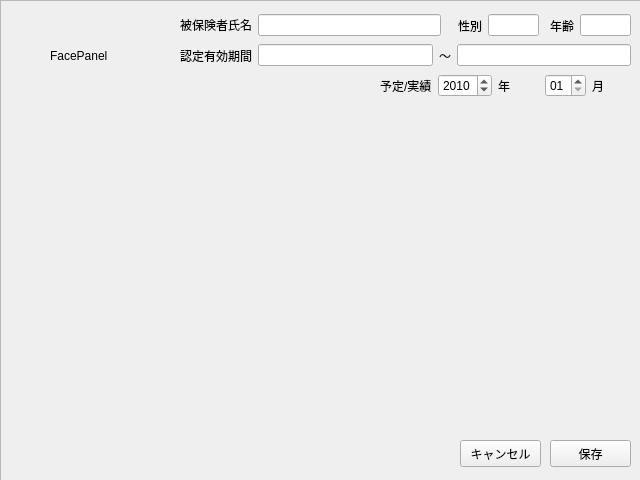
<?xml version="1.0" encoding="UTF-8"?>
<ui version="4.0">
 <class>one_human</class>
 <widget class="QWidget" name="one_human">
  <property name="geometry">
   <rect>
    <x>0</x>
    <y>0</y>
    <width>640</width>
    <height>480</height>
   </rect>
  </property>
  <property name="windowTitle">
   <string>Form</string>
  </property>
  <widget class="QPushButton" name="pushButton">
   <property name="geometry">
    <rect>
     <x>550</x>
     <y>440</y>
     <width>81</width>
     <height>27</height>
    </rect>
   </property>
   <property name="text">
    <string>保存</string>
   </property>
  </widget>
  <widget class="QPushButton" name="pushButton_2">
   <property name="geometry">
    <rect>
     <x>460</x>
     <y>440</y>
     <width>81</width>
     <height>27</height>
    </rect>
   </property>
   <property name="text">
    <string>キャンセル</string>
   </property>
  </widget>
  <widget class="QLabel" name="FacePanel">
   <property name="geometry">
    <rect>
     <x>50</x>
     <y>10</y>
     <width>91</width>
     <height>91</height>
    </rect>
   </property>
   <property name="text">
    <string>FacePanel</string>
   </property>
  </widget>
  <widget class="QWidget" name="horizontalLayoutWidget">
   <property name="geometry">
    <rect>
     <x>458</x>
     <y>10</y>
     <width>81</width>
     <height>31</height>
    </rect>
   </property>
   <layout class="QHBoxLayout" name="horizontalLayout">
    <item>
     <widget class="QLabel" name="gender">
      <property name="text">
       <string>性別</string>
      </property>
      <property name="alignment">
       <set>Qt::AlignRight|Qt::AlignTrailing|Qt::AlignVCenter</set>
      </property>
     </widget>
    </item>
    <item>
     <widget class="QLineEdit" name="gender_edit"/>
    </item>
   </layout>
  </widget>
  <widget class="QWidget" name="horizontalLayoutWidget_2">
   <property name="geometry">
    <rect>
     <x>550</x>
     <y>10</y>
     <width>81</width>
     <height>31</height>
    </rect>
   </property>
   <layout class="QHBoxLayout" name="horizontalLayout_2">
    <item>
     <widget class="QLabel" name="age">
      <property name="text">
       <string>年齢</string>
      </property>
      <property name="alignment">
       <set>Qt::AlignRight|Qt::AlignTrailing|Qt::AlignVCenter</set>
      </property>
     </widget>
    </item>
    <item>
     <widget class="QLineEdit" name="age_edit">
      <property name="maxLength">
       <number>3</number>
      </property>
      <property name="alignment">
       <set>Qt::AlignRight|Qt::AlignTrailing|Qt::AlignVCenter</set>
      </property>
     </widget>
    </item>
   </layout>
  </widget>
  <widget class="QWidget" name="gridLayoutWidget_2">
   <property name="geometry">
    <rect>
     <x>180</x>
     <y>10</y>
     <width>261</width>
     <height>31</height>
    </rect>
   </property>
   <layout class="QGridLayout" name="gridLayout_2">
    <item row="0" column="0">
     <widget class="QLabel" name="name">
      <property name="text">
       <string>被保険者氏名</string>
      </property>
      <property name="alignment">
       <set>Qt::AlignRight|Qt::AlignTrailing|Qt::AlignVCenter</set>
      </property>
     </widget>
    </item>
    <item row="0" column="1">
     <widget class="QLineEdit" name="name_edit">
      <property name="sizePolicy">
       <sizepolicy hsizetype="Expanding" vsizetype="Fixed">
        <horstretch>0</horstretch>
        <verstretch>0</verstretch>
       </sizepolicy>
      </property>
     </widget>
    </item>
   </layout>
  </widget>
  <widget class="QWidget" name="horizontalLayoutWidget_3">
   <property name="geometry">
    <rect>
     <x>180</x>
     <y>40</y>
     <width>451</width>
     <height>31</height>
    </rect>
   </property>
   <layout class="QHBoxLayout" name="horizontalLayout_3">
    <item>
     <widget class="QLabel" name="term">
      <property name="text">
       <string>認定有効期間</string>
      </property>
     </widget>
    </item>
    <item>
     <widget class="QLineEdit" name="term_end_edit"/>
    </item>
    <item>
     <widget class="QLabel" name="childa">
      <property name="text">
       <string>～</string>
      </property>
     </widget>
    </item>
    <item>
     <widget class="QLineEdit" name="term_begin_edit"/>
    </item>
   </layout>
  </widget>
  <widget class="QWidget" name="horizontalLayoutWidget_4">
   <property name="geometry">
    <rect>
     <x>380</x>
     <y>70</y>
     <width>252</width>
     <height>31</height>
    </rect>
   </property>
   <layout class="QHBoxLayout" name="horizontalLayout_4">
    <item>
     <widget class="QLabel" name="label_3">
      <property name="text">
       <string>予定/実績</string>
      </property>
     </widget>
    </item>
    <item>
     <widget class="QDateEdit" name="yeas">
      <property name="dateTime">
       <datetime>
        <hour>0</hour>
        <minute>0</minute>
        <second>0</second>
        <year>2010</year>
        <month>1</month>
        <day>1</day>
       </datetime>
      </property>
      <property name="currentSection">
       <enum>QDateTimeEdit::YearSection</enum>
      </property>
      <property name="displayFormat">
       <string>yyyy</string>
      </property>
     </widget>
    </item>
    <item>
     <widget class="QLabel" name="label">
      <property name="text">
       <string>年</string>
      </property>
     </widget>
    </item>
    <item>
     <widget class="QDateEdit" name="month">
      <property name="currentSection">
       <enum>QDateTimeEdit::MonthSection</enum>
      </property>
      <property name="displayFormat">
       <string>MM</string>
      </property>
     </widget>
    </item>
    <item>
     <widget class="QLabel" name="label_2">
      <property name="text">
       <string>月</string>
      </property>
     </widget>
    </item>
   </layout>
  </widget>
  <widget class="QWidget" name="schedule_widget" native="true">
   <property name="geometry">
    <rect>
     <x>10</x>
     <y>110</y>
     <width>621</width>
     <height>321</height>
    </rect>
   </property>
  </widget>
  <widget class="QFrame" name="frame">
   <property name="geometry">
    <rect>
     <x>0</x>
     <y>0</y>
     <width>641</width>
     <height>481</height>
    </rect>
   </property>
   <property name="frameShape">
    <enum>QFrame::StyledPanel</enum>
   </property>
   <property name="frameShadow">
    <enum>QFrame::Raised</enum>
   </property>
  </widget>
  <zorder>frame</zorder>
  <zorder>pushButton</zorder>
  <zorder>pushButton_2</zorder>
  <zorder>FacePanel</zorder>
  <zorder>horizontalLayoutWidget</zorder>
  <zorder>horizontalLayoutWidget_2</zorder>
  <zorder>gridLayoutWidget_2</zorder>
  <zorder>horizontalLayoutWidget_3</zorder>
  <zorder>horizontalLayoutWidget_4</zorder>
  <zorder>schedule_widget</zorder>
 </widget>
 <resources/>
 <connections/>
</ui>
